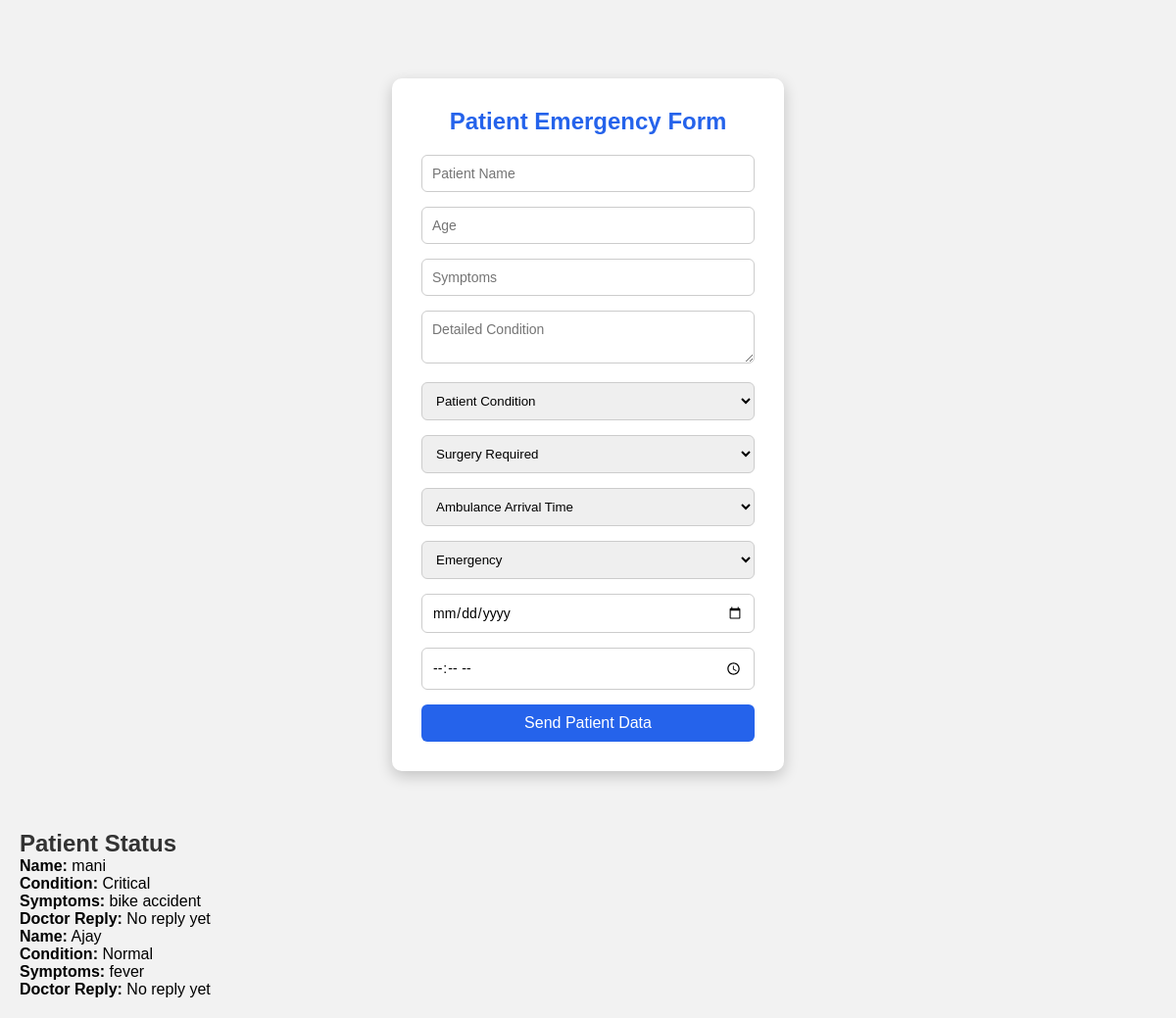
Page /patient on the committed database.
### tables this page shows
CREATE TABLE patients (
            id INTEGER PRIMARY KEY AUTOINCREMENT,
            name TEXT,
            age INTEGER,
            symptoms TEXT,
            description TEXT,
            condition TEXT,
            surgery TEXT,
            eta TEXT,
            emergency TEXT,
            date TEXT,
            time TEXT,
            doctor_reply TEXT
        );

### app.py (the view, shortened to what this page needs)
@app.route('/patient', methods=['GET', 'POST'])
def patient():
    conn = get_db()
    cursor = conn.cursor()
    cursor.execute("SELECT * FROM patients ORDER BY id DESC")
    patients = cursor.fetchall()
    conn.close()
    return render_template('patient.html', patients=patients)

### app.py (called while the page is built)
def get_db():
    conn = sqlite3.connect("telemedicine.db")
    conn.row_factory = sqlite3.Row
    return conn

### templates/patient.html (shortened to what this page needs)
<!DOCTYPE html>
<html lang="en">
<head>
<link rel="stylesheet" href="{{ url_for('static', filename='style.css') }}">
</head>
<body>
<div class="form-container">
<h2>Patient Emergency Form</h2>
<form action="/patient" method="POST">
    <input type="text" name="name" placeholder="Patient Name" required>
    <input type="number" name="age" placeholder="Age" required>
    <input type="text" name="symptoms" placeholder="Symptoms" required>
    <textarea name="description" placeholder="Detailed Condition"></textarea>
    <select name="condition" required>
        <option value="" disabled selected>Patient Condition</option>
    </select>
    <select name="surgery" required>
        <option value="" disabled selected>Surgery Required</option>
    </select>
    <select name="eta" required>
        <option value="" disabled selected>Ambulance Arrival Time</option>
    </select>
    <select name="emergency" required>
        <option value="" disabled selected>Emergency</option>
    </select>
    <input type="date" name="date">
    <input type="time" name="time">
    <button type="submit">Send Patient Data</button>
</form>
</div>
<div class="status-container">
<h2>Patient Status</h2>
{% if patients %}
    {% for patient in patients %}
    <div class="patient-card">
        <p><b>Name:</b> {{ patient['name'] }}</p>
        <p><b>Condition:</b> {{ patient['condition'] }}</p>
        <p><b>Symptoms:</b> {{ patient['symptoms'] }}</p>
        <p><b>Doctor Reply:</b> {{ patient['doctor_reply'] if patient['doctor_reply'] else "No reply yet" }}</p>
    </div>
    {% endfor %}
{% else %}
    <p>No patients available</p>
{% endif %}
</div>
</body>
</html>

### static/style.css (style rules this page uses)
* { margin:0; padding:0; box-sizing:border-box; font-family: Arial, Helvetica, sans-serif; }
.form-container { width:400px; margin:60px auto; background:white; padding:30px; border-radius:10px; box-shadow:0 5px 15px rgba(0,0,0,0.2); }
.form-container h2 { text-align:center; margin-bottom:20px; color:#2563eb; }
.form-container input, .form-container textarea { width:100%; padding:10px; margin-bottom:15px; border-radius:6px; border:1px solid #ccc; font-size:14px; }
.form-container button { width:100%; padding:10px; background:#2563eb; color:white; border:none; border-radius:6px; font-size:16px; cursor:pointer; }
.form-container { width:400px; margin:60px auto; background:white; padding:30px; border-radius:10px; box-shadow:0 5px 15px rgba(0,0,0,0.2); text-align:center; }
.form-container input, .form-container textarea, .form-container select { width:100%; padding:10px; margin-bottom:15px; border-radius:6px; border:1px solid #ccc; }
body { font-family:Arial; background:#f2f2f2; padding:20px; }
h2 { color:#333; }
button { background:#0077b6; color:white; padding:10px; border:none; }

### rows in the picture
patients: name "mani", condition "Critical", symptoms "bike accident", patient "No reply yet"
patients: name "Ajay", condition "Normal", symptoms "fever", patient "No reply yet"
